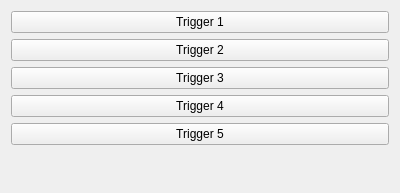
<?xml version="1.0" encoding="UTF-8"?>
<ui version="4.0">
 <class>Form</class>
 <widget class="QWidget" name="Form">
  <property name="geometry">
   <rect>
    <x>0</x>
    <y>0</y>
    <width>400</width>
    <height>193</height>
   </rect>
  </property>
  <property name="windowTitle">
   <string>Form</string>
  </property>
  <layout class="QVBoxLayout" name="verticalLayout">
   <item>
    <widget class="QPushButton" name="button_1">
     <property name="text">
      <string>Trigger 1</string>
     </property>
    </widget>
   </item>
   <item>
    <widget class="QPushButton" name="button_2">
     <property name="text">
      <string>Trigger 2</string>
     </property>
    </widget>
   </item>
   <item>
    <widget class="QPushButton" name="button_3">
     <property name="text">
      <string>Trigger 3</string>
     </property>
    </widget>
   </item>
   <item>
    <widget class="QPushButton" name="button_4">
     <property name="text">
      <string>Trigger 4</string>
     </property>
    </widget>
   </item>
   <item>
    <widget class="QPushButton" name="button_5">
     <property name="text">
      <string>Trigger 5</string>
     </property>
    </widget>
   </item>
   <item>
    <spacer name="verticalSpacer">
     <property name="orientation">
      <enum>Qt::Vertical</enum>
     </property>
     <property name="sizeHint" stdset="0">
      <size>
       <width>20</width>
       <height>3</height>
      </size>
     </property>
    </spacer>
   </item>
  </layout>
 </widget>
 <resources/>
 <connections/>
</ui>
